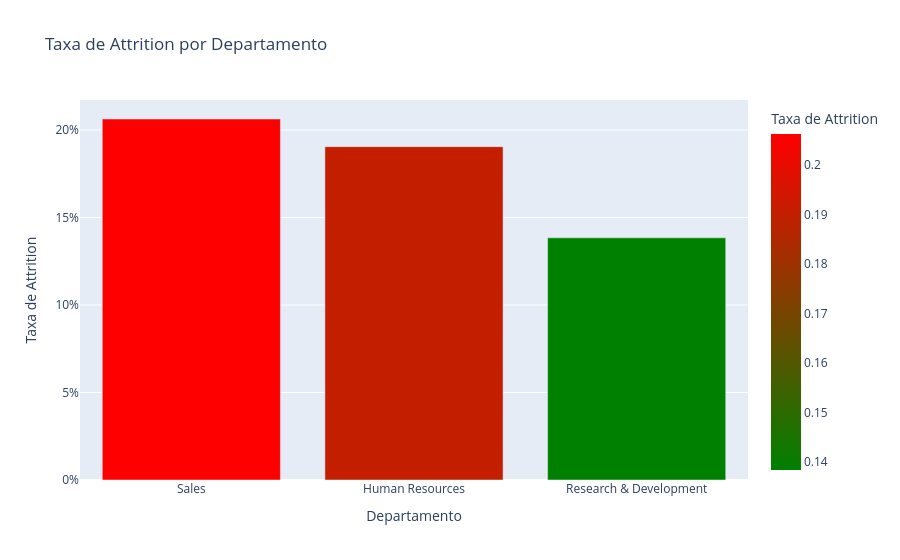

Notebook code for this chart:
### Markdown cell above
## 4. Análise de Features Categóricas

### Code cell
# Taxa de attrition por departamento
dept_attrition = df.groupby('Department')['Attrition'].apply(
    lambda x: (x == 'Yes').mean()
).reset_index()
dept_attrition.columns = ['Departamento', 'Taxa de Attrition']

fig = px.bar(dept_attrition.sort_values('Taxa de Attrition', ascending=False),
             x='Departamento', y='Taxa de Attrition',
             title='Taxa de Attrition por Departamento',
             color='Taxa de Attrition', color_continuous_scale=['green', 'red'])
fig.update_layout(yaxis_tickformat='.0%')
fig.show()

### Figure 1 — Plotly figure (JSON) as saved in the notebook; plotly's stock layout.template omitted (floating-point values rounded to 4 significant figures)
{"data": [{"hovertemplate": "Departamento=%{x}<br>Taxa de Attrition=%{marker.color}<extra></extra>", "legendgroup": "", "marker": {"color": [0.2063, 0.1905, 0.1384], "coloraxis": "coloraxis", "pattern": {"shape": ""}}, "name": "", "orientation": "v", "showlegend": false, "textposition": "auto", "type": "bar", "x": ["Sales", "Human Resources", "Research & Development"], "xaxis": "x", "y": [0.2063, 0.1905, 0.1384], "yaxis": "y"}], "layout": {"barmode": "relative", "coloraxis": {"colorbar": {"title": {"text": "Taxa de Attrition"}}, "colorscale": [[0, "green"], [1, "red"]]}, "legend": {"tracegroupgap": 0}, "title": {"text": "Taxa de Attrition por Departamento"}, "xaxis": {"anchor": "y", "domain": [0, 1], "title": {"text": "Departamento"}}, "yaxis": {"anchor": "x", "domain": [0, 1], "tickformat": ".0%", "title": {"text": "Taxa de Attrition"}}}}
